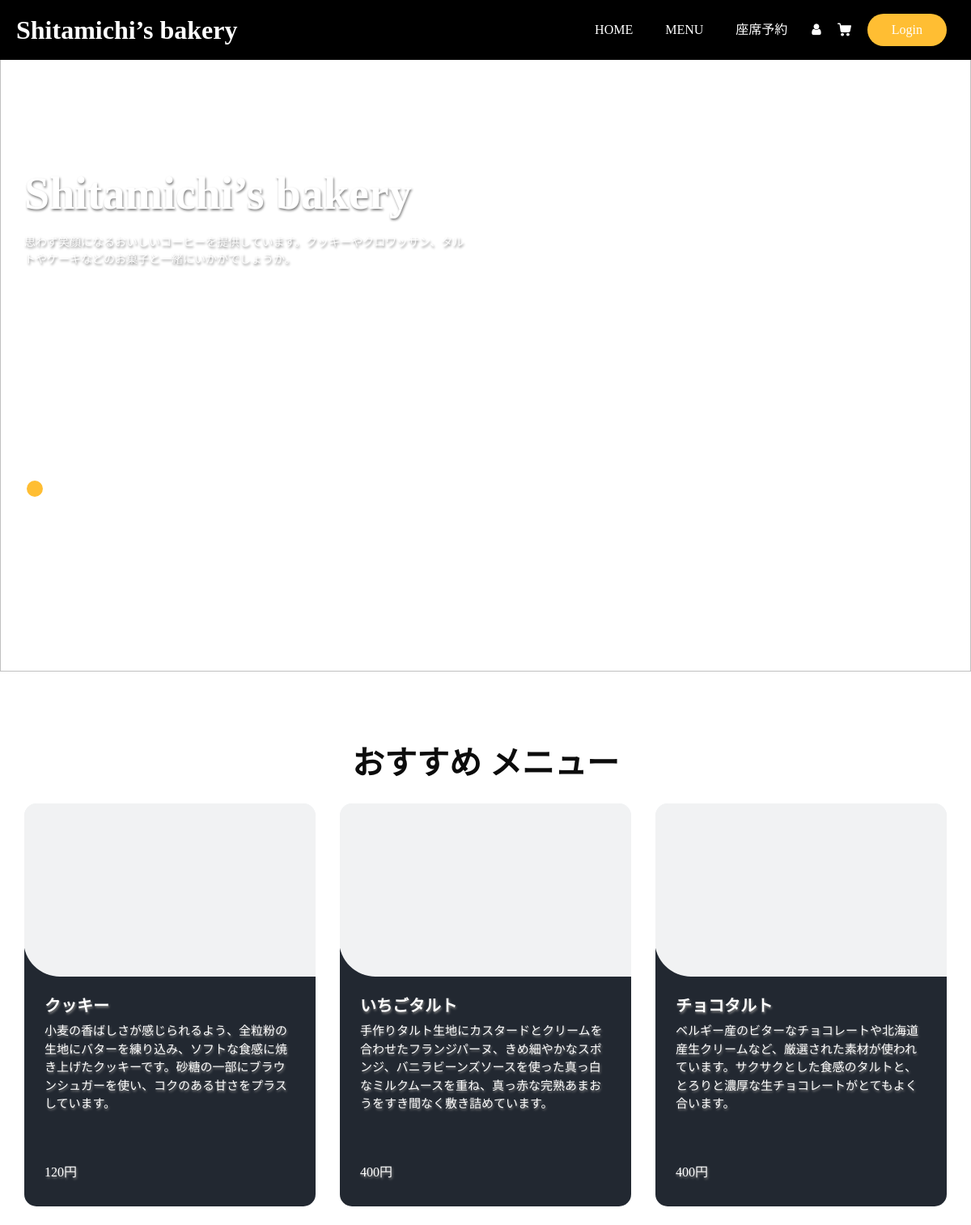
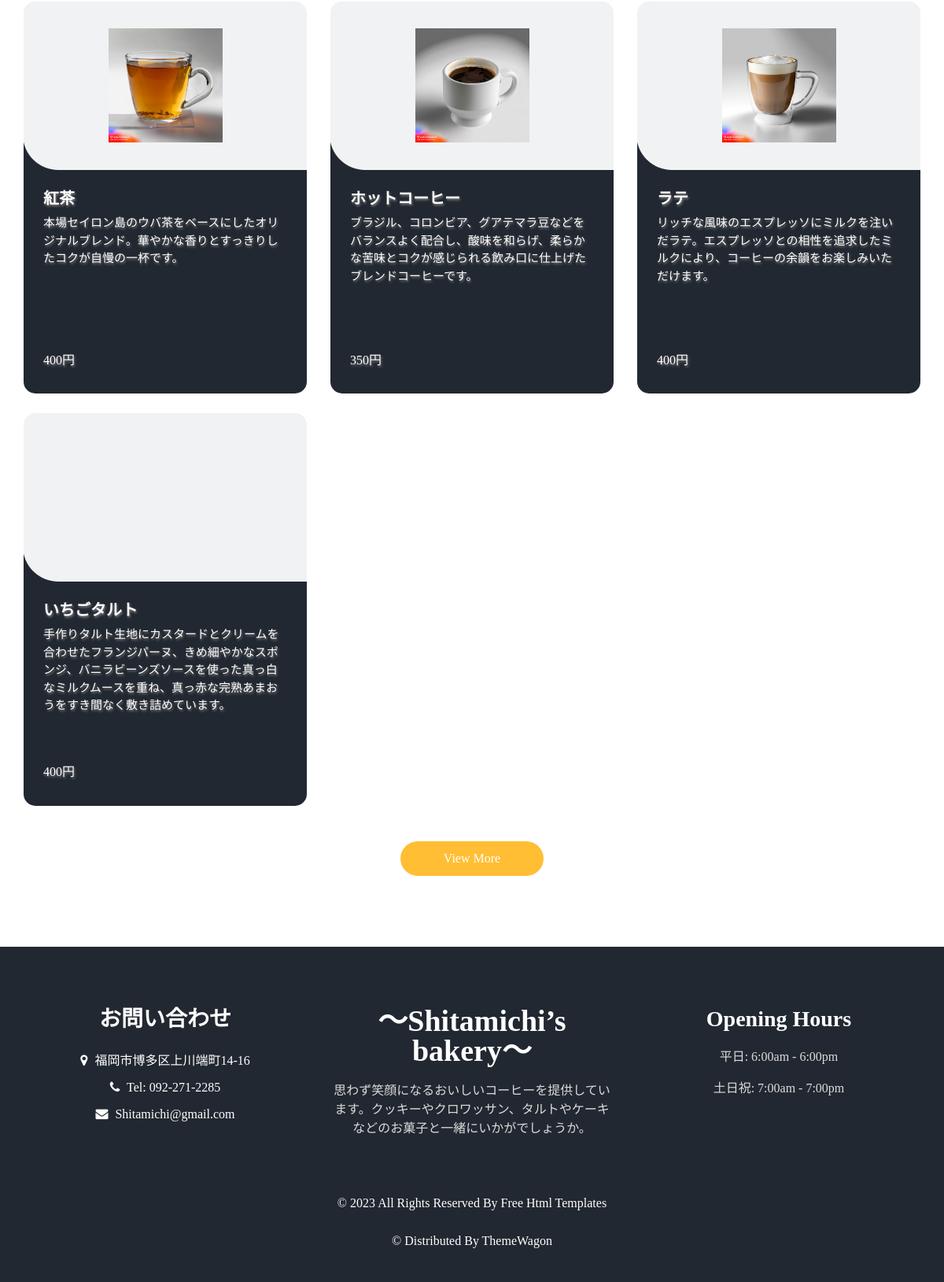
The page / on the database its author committed (2 pictures, top to bottom).
### tables this page shows
create table product (
    product_id int auto_increment primary key,  
    product_name varchar(100) not null,         
    product_price int not null,                 
    product_genre varchar(50) not null,         
    image_path varchar(200) not null,           
    product_description varchar(500) not null,  
    is_featured bit not null                    
);

### index.php (the view, shortened to what this page needs)
<?php require 'header.php'; ?>
  <div class="hero_area">
    <div class="bg-box">
      <img src="images/Coffee-and-Pastries.png" alt="">
    </div>
    <section class="slider_section ">
      <div id="customCarousel1" class="carousel slide" data-ride="carousel">
        <div class="carousel-inner">
          <div class="carousel-item active">
            <div class="container ">
              <div class="row">
                <div class="col-md-7 col-lg-6 ">
                  <div class="detail-box">
                    <h1 class="slider-title">
                      Shitamichi’s bakery
                    </h1>
                    <p>
                      思わず笑顔になるおいしいコーヒーを提供しています。クッキーやクロワッサン、タルトやケーキなどのお菓子と一緒にいかがでしょうか。
                    </p>
                  </div>
                </div>
              </div>
            </div>
          </div>
        </div>
        <div class="container">
          <ol class="carousel-indicators">
            <li data-target="#customCarousel1" data-slide-to="0" class="active"></li>
            <li data-target="#customCarousel1" data-slide-to="1"></li>
            <li data-target="#customCarousel1" data-slide-to="2"></li>
          </ol>
        </div>
      </div>
    </section>
  </div>
  <section class="food_section layout_padding">
    <div class="container">
      <div class="heading_container heading_center">
        <h2>
          おすすめ メニュー
        </h2>
      </div>
      <div class="filters-content">
        <div class="row grid">
          <?php
            foreach($pdo->query('select * from product') as $row){
              if($row['is_featured']){
                echo '<div class="col-sm-6 col-lg-4 all ', $row['product_genre'], '">';
                echo '<div class="box">';
                echo '<div>';
                echo '<div class="img-box">';
                echo '<img src="product_images/', $row['product_genre'], '/', $row['image_path'], '" alt="">';
                echo '</div>';
                echo '<div class="detail-box">';
                echo '<h5>';
                echo $row['product_name'];
                echo '</h5>';
                echo '<p>';
                echo $row['product_description'];
                echo '</p>';
                echo '<div class="options">';
                echo '<h6>';
                echo $row['product_price'],'円';
                echo '</h6>';
                echo '</div>';
                echo '</div>';
                echo '</div>';
                echo '</div>';
                echo '</div>';
              }
            }
          ?>
          <div class="col-sm-6 col-lg-4 all food">
            <div class="box">
              <div>
                <div class="img-box">
                </div>
                <div class="detail-box">
                  <h5>
                    いちごタルト
                  </h5>
                  <p>
                    手作りタルト生地にカスタードとクリームを合わせたフランジパーヌ、きめ細やかなスポンジ、バニラビーンズソースを使った真っ白なミルクムースを重ね、真っ赤な完熟あまおうをすき間なく敷き詰めています。
                  </p>
                  <div class="options">
                    <h6>
                      400円
                    </h6>
                  </div>
                </div>
              </div>
            </div>
          </div>
      </div>
    </div>
    <div class="btn-box">
      <a href="menu.php">
        View More
      </a>
    </div>
  </section>
<?php require 'footer.php'; ?>

### header.php (shortened to what this page needs)
<!DOCTYPE html>
<html lang="ja">
<head>
  <link href="css\login.css" rel="stylesheet" type="text/css" media="all">
  <link href="https://cdn.jsdelivr.net/npm/bootstrap@5.0.2/dist/css/bootstrap.min.css" rel="stylesheet">
  <link rel="stylesheet" type="text/css" href="css/bootstrap.css" />
  <link rel="stylesheet" type="text/css" href="https://cdnjs.cloudflare.com/ajax/libs/OwlCarousel2/2.3.4/assets/owl.carousel.min.css" />
  <link rel="stylesheet" href="https://cdnjs.cloudflare.com/ajax/libs/jquery-nice-select/1.1.0/css/nice-select.min.css" />
  <link href="css/font-awesome.min.css" rel="stylesheet" />
  <link href="css/responsive.css" rel="stylesheet" />
  <link href="css/style2.css" rel="stylesheet" />
</head>
<body>
  <div class="sub_page">
  <div class="hero_area">
    <div class="bg-box">
    </div>
        <header class="header_section">
            <div class="container">
              <nav class="navbar navbar-expand-lg custom_nav-container fixed-top">
                <a class="navbar-brand" href="index.php">
                  <span>
                    Shitamichi’s bakery
                  </span>
                </a>
                <div class="collapse navbar-collapse" id="navbarSupportedContent">
                  <ul class="navbar-nav  mx-auto ">
                    <li class="nav-item">
                      <a class="nav-link" href="index.php">Home</a>
                    </li>
                    <li class="nav-item">
                      <a class="nav-link" href="menu.php">Menu</a>
                    </li>
                    <li class="nav-item">
                      <a class="nav-link" href="zaseki3.php">座席予約</a>
                    </li>
                  </ul>
                  <div class="user_option">
                    <?php
                    if (isset($_SESSION['customer'])) {
                      echo '<a href="account.php" class="user_link">';
                      echo '<i class="fa fa-user" aria-hidden="true"></i>';
                      echo '</a>';
                    } else {
                      echo '<a href="login.php" class="user_link">';
                      echo '<i class="fa fa-user" aria-hidden="true"></i>';
                      echo '</a>';
                    }
                    ?>
                    <a class="cart_link" href="cart.php">
                    </a>
                    <?php
                    if (isset($_SESSION['customer'])) {
                      echo '<a href="account.php" class="order_online">';
                      echo 'Account';
                      echo '</a>';
                    } else {
                      echo '<a href="login.php" class="order_online">';
                      echo 'Login';
                      echo '</a>';
                    }
                    ?>
                  </div>
                </div>
              </nav>
            </div>
          </header>
    </div>
  </div>

### footer.php (shortened to what this page needs)
  <footer class="footer_section">
    <div class="container">
      <div class="row">
        <div class="col-md-4 footer-col">
          <div class="footer_contact">
            <h4>
              お問い合わせ
            </h4>
            <div class="contact_link_box">
              <a href="https://goo.gl/maps/CTxv7hbXwF9R5Jiy9?coh=178571&entry=tt" target="_blank">
                <i class="fa fa-map-marker" aria-hidden="true"></i>
                <span>
                  福岡市博多区上川端町14-16
                </span>
              </a>
              <a href="tel:092-271-2285">
                <i class="fa fa-phone" aria-hidden="true"></i>
                <span>
                  Tel: 092-271-2285
                </span>
              </a>
              <a href="mailto:Shitamichi@gmail.com">
                <i class="fa fa-envelope" aria-hidden="true"></i>
                <span>
                  Shitamichi@gmail.com
                </span>
              </a>
            </div>
          </div>
        </div>
        <div class="col-md-4 footer-col">
          <div class="footer_detail">
            <a href="" class="footer-logo">
              ～Shitamichi’s bakery～
            </a>
            <p>
              思わず笑顔になるおいしいコーヒーを提供しています。クッキーやクロワッサン、タルトやケーキなどのお菓子と一緒にいかがでしょうか。
            </p>
          </div>
        </div>
        <div class="col-md-4 footer-col">
          <h4>
            Opening Hours
          </h4>
          <p>
            平日: 6:00am - 6:00pm
          </p>
          <p>
            土日祝: 7:00am - 7:00pm
          </p>
        </div>
      </div>
      <div class="footer-info">
        <p>
          &copy; <span id="displayYear"></span> All Rights Reserved By
          <a href="https://html.design/">Free Html Templates</a><br><br>
          &copy; <span id="displayYear"></span> Distributed By
          <a href="https://themewagon.com/" target="_blank">ThemeWagon</a>
        </p>
      </div>
    </div>
  </footer>
</body>
</html>

### css/login.css (style rules this page uses)
h2 { text-align: center; }

### css/responsive.css (style rules this page uses)
@media (min-width: 1200px) { .container { max-width: 1170px; } }

### rows shown on the page
product: product_name "クッキー", product_description "小麦の香ばしさが感じられるよう、全粒粉の生地にバターを練り込み、ソフトな食感に焼き上げたクッキーです。砂糖の一部にブラウンシュガーを使い、コクのある甘さをプラスしています。", product_price "120"
product: product_name "いちごタルト", product_description "手作りタルト生地にカスタードとクリームを合わせたフランジパーヌ、きめ細やかなスポンジ、バニラビーンズソースを使った真っ白なミルクムースを重ね、真っ赤な完熟あまおうをすき間なく敷き詰めています。", product_price "400"
product: product_name "チョコタルト", product_description "ベルギー産のビターなチョコレートや北海道産生クリームなど、厳選された素材が使われています。サクサクとした食感のタルトと、とろりと濃厚な生チョコレートがとてもよく合います。", product_price "400"
product: product_genre+image_path (picture), product_name "紅茶", product_description "本場セイロン島のウバ茶をベースにしたオリジナルブレンド。華やかな香りとすっきりしたコクが自慢の一杯です。", product_price "400"
product: product_genre+image_path (picture), product_name "ホットコーヒー", product_description "ブラジル、コロンビア、グアテマラ豆などをバランスよく配合し、酸味を和らげ、柔らかな苦味とコクが感じられる飲み口に仕上げたブレンドコーヒーです。", product_price "350"
product: product_genre+image_path (picture), product_name "ラテ", product_description "リッチな風味のエスプレッソにミルクを注いだラテ。エスプレッソとの相性を追求したミルクにより、コーヒーの余韻をお楽しみいただけます。", product_price "400"
